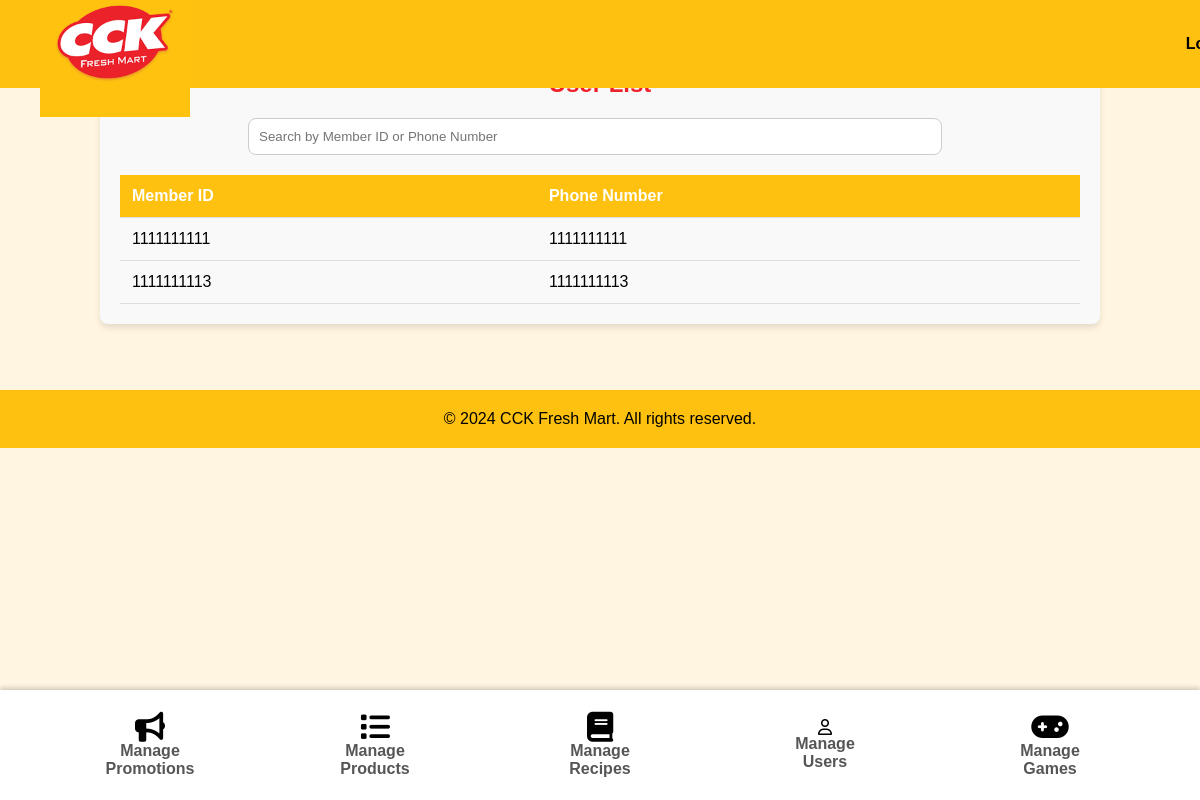
Page /admin_users.php (signed in) on the committed database.
### tables this page shows
CREATE TABLE `user` (
  `memberID` varchar(32) NOT NULL,
  `phoneNumber` int(11) DEFAULT NULL
);

### admin_users.php (the view, shortened to what this page needs)
<?php
include 'databaseconnection.php';
$query = "SELECT * FROM user";
$result = mysqli_query($conn, $query);
?>
<!DOCTYPE html>
<html lang="en">
<head>
    <link rel="stylesheet" href="styles/style.css">
    <link rel="stylesheet" href="https://cdnjs.cloudflare.com/ajax/libs/font-awesome/6.0.0-beta3/css/all.min.css">
</head>
<body>
    <header>
        <div class="header-container">
            <div class="logo">
                <img src="images/ccklogo.png" alt="CCK Logo">
            </div>
            <div class="login">
                <a href="index.php">Logout</a>
            </div>
        </div>
        <div class="navbar-wrapper">
            <?php include 'admin_navbar.php'; ?>
        </div>
    </header>
<div class="user-container">
    <h2 class="user-title">User List</h2>
    <div class="user-search">
        <input type="text" id="userSearch" onkeyup="searchUsers()" placeholder="Search by Member ID or Phone Number">
    </div>
    <table class="user-table">
        <thead>
            <tr>
                <th>Member ID</th>
                <th>Phone Number</th>
            </tr>
        </thead>
        <tbody id="userTableBody">
             <?php
                if (mysqli_num_rows($result) > 0) {
                    while ($row = mysqli_fetch_assoc($result)) {
                        echo "<tr>
                                <td>" . htmlspecialchars($row['memberID']) . "</td>
                                <td>" . htmlspecialchars($row['phoneNumber']) . "</td>
                            </tr>";
                    }
                } else {
                    echo "<tr><td colspan='3' style='text-align: center;'>No users found</td></tr>";
                }
             ?>
        </tbody>
    </table>
</div>
<?php include 'footer.php';?>

### styles/style.css (style rules this page uses)
body { font-family: Arial, sans-serif; margin: 0; padding: 0; background-color: #FFF5E1; }
.header-container { position: fixed; top: 0; width: 100%; display: flex; justify-content: space-between; align-items: center; background-color: rgb(254, 193, 016); padding: 0px 15px; height: 48px; z-index: 11; }
.login a { text-decoration: none; color: #000; font-weight: bold; }
@media (min-width: 768px) { .header-container { padding: 20px 40px; } }
@media (min-width: 768px) { .logo img { max-width: 150px; } }
body { font-family: Arial, sans-serif; margin: 0; padding: 0; }

### admin_users.php (style rules this page uses)
.user-container { width: 80%; max-width: 1000px; margin: 30px auto; padding: 20px; background-color: #f9f9f9; border-radius: 8px; box-shadow: 0 4px 6px rgba(0, 0, 0, 0.1); }
.user-title { text-align: center; color: rgb(236, 034, 043); margin-bottom: 20px; font-size: 24px; }
.user-search { margin-bottom: 20px; display: flex; justify-content: center; }
.user-search input { width: 70%; padding: 10px; border-radius: 8px; border: 1px solid #ccc; margin-right: 10px; }
.user-table { width: 100%; border-collapse: collapse; margin-top: 10px; }
.user-table th, .user-table td { padding: 12px; text-align: left; border-bottom: 1px solid #ddd; }
.user-table th { background-color: rgb(254, 193, 016); color: #fff; }

### rows in the picture
user: memberID "1111111111", phoneNumber "1111111111"
user: memberID "1111111113", phoneNumber "1111111113"
